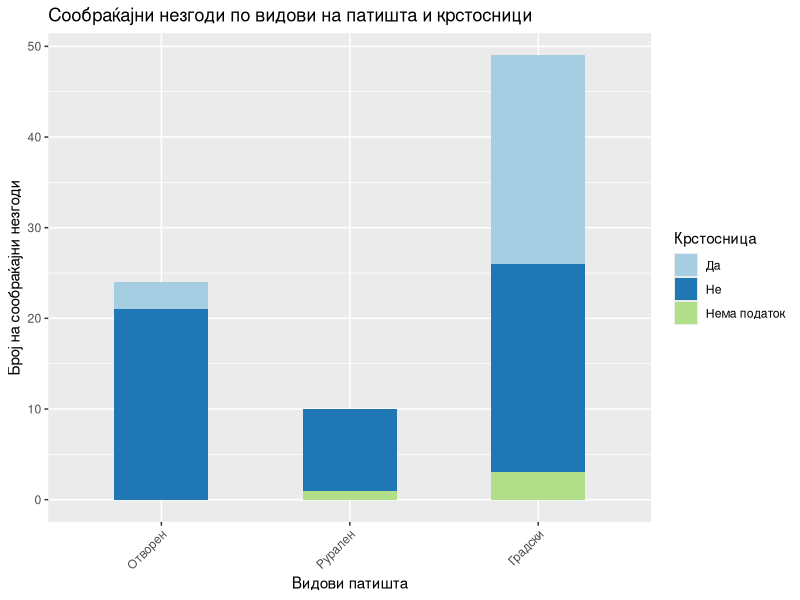
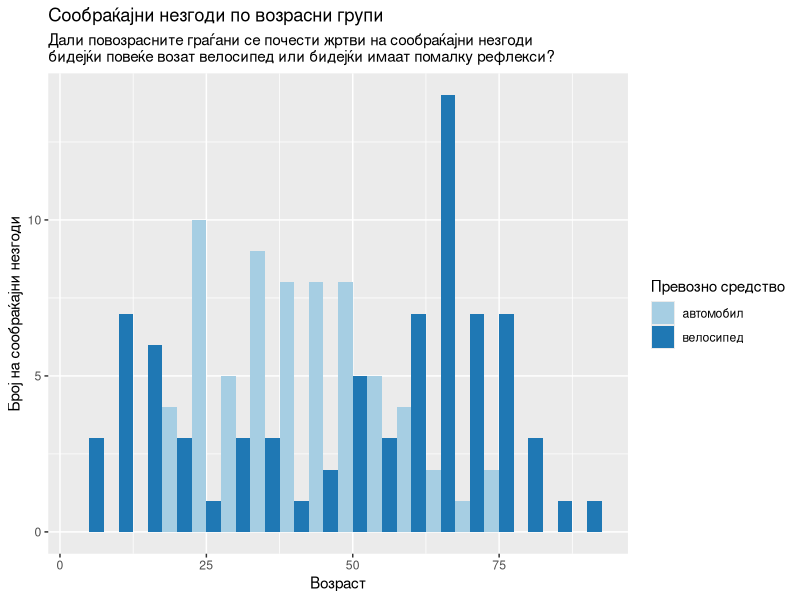

The R source for these figures, in order:
## ---- chunk 1
library(tidyverse)
## ---- chunk 2
#get the data
accidents <- as_tibble(read_csv("mvr-data.csv"))
## ---- chunk 3
#keep the traffic accidents
traffacc <- accidents %>% 
  #separate Date of event; having months as observations might be useful.
  separate(DateOfEvent, c("Day", "Month", "Year"), sep = "\\.", remove = FALSE) %>% 
  #filter so we keep just the traffic accidents
  filter(Event == "сообраќајна незгода")
## ---- chunk 4
#plot roads and accidents
traffacc %>% mutate(Crossroad2=case_when(Crossroad == "да" ~ "Да",
                                         Crossroad == "не" ~ "Не",
                                         is.na(Crossroad) ~ "Нема податок")) %>%
  ggplot(aes(TypeOfRoad)) +
    geom_bar(aes(fill=Crossroad2), width = 0.5) +
    scale_x_discrete(labels=c("Отворен", "Рурален", "Градски")) +
    theme(axis.text.x = element_text(angle=45, vjust=1, hjust=1)) +
    scale_fill_brewer(palette = "Paired") +
    labs(title="Сообраќајни незгоди по видови на патишта и крстосници", 
            x = "Видови патишта", y = "Број на сообраќајни незгоди", fill = "Крстосница") 
## ---- chunk 5
#new data sets for plot by age of persons
veh1 <- traffacc %>% 
  select(DateOfEvent, TypeOfRoad, ends_with("1")) %>% 
  rename(Vehicle=Vehicle1, Age=AgeV1, Gender=GenderV1)

veh2 <- traffacc %>% 
  select(DateOfEvent, TypeOfRoad, ends_with("2")) %>% 
  rename(Vehicle=Vehicle2, Age=AgeV2, Gender=GenderV2) %>% 
  select(-TypeV2, -AlchoholV2)

#plot the age of cyclists and drivers
both_veh <- bind_rows(veh1, veh2)
both_veh %>% filter(Vehicle %in% c("велосипед", "автомобил")) %>%
ggplot(aes(x=Age, group=Vehicle, fill=Vehicle)) +
  geom_histogram(position="dodge", binwidth = 5) +
  scale_fill_brewer(palette = "Paired") +
  labs(title = "Сообраќајни незгоди по возрасни групи", 
       subtitle = "Дали повозрасните граѓани се почести жртви на сообраќајни незгоди 
бидејќи повеќе возат велосипед или бидејќи имаат помалку рефлекси?",
     x = "Возраст", y = "Број на сообраќајни незгоди", fill = "Превозно средство") 

## ---- chunk 6
